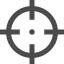

Source code (Python):
import Image
import ImageDraw
import math

def drawing(img):
    x,y = img.size
    cx = x/2
    cy = y/2
    if x < y:
        rad = x/2
    else:
        rad = y/2
    draw = ImageDraw.Draw(img)

    for i in range(0,x):
        for j in range(0,y):
            draw.point((i, j), (0xff,0xff,0xff,0x0))

    for i in range(0,x):
        draw.point((i, rad-6), (0xff,0xff,0xff,0xff))
        draw.point((i, rad-5), (0xff,0xff,0xff,0xff))
        draw.point((i, rad-4), (0xff,0xff,0xff,0xff))
        draw.point((i, rad-3), (0xff,0xff,0xff,0xff))
        draw.point((i, rad-2), (0xff,0xff,0xff,0xff))
        draw.point((i, rad-1), (0xff,0xff,0xff,0xff))
        draw.point((i, rad+0), (0xff,0xff,0xff,0xff))
        draw.point((i, rad+1), (0xff,0xff,0xff,0xff))
        draw.point((i, rad+2), (0xff,0xff,0xff,0xff))
        draw.point((i, rad+3), (0xff,0xff,0xff,0xff))
        draw.point((i, rad+4), (0xff,0xff,0xff,0xff))
        draw.point((i, rad+5), (0xff,0xff,0xff,0xff))
        draw.point((i, rad+6), (0xff,0xff,0xff,0xff))
        draw.point((i, rad+7), (0xff,0xff,0xff,0xff))

    for i in range(0,y):
        draw.point((rad-6, i), (0xff,0xff,0xff,0xff))
        draw.point((rad-5, i), (0xff,0xff,0xff,0xff))
        draw.point((rad-4, i), (0xff,0xff,0xff,0xff))
        draw.point((rad-3, i), (0xff,0xff,0xff,0xff))
        draw.point((rad-2, i), (0xff,0xff,0xff,0xff))
        draw.point((rad-1, i), (0xff,0xff,0xff,0xff))
        draw.point((rad+0, i), (0xff,0xff,0xff,0xff))
        draw.point((rad+1, i), (0xff,0xff,0xff,0xff))
        draw.point((rad+2, i), (0xff,0xff,0xff,0xff))
        draw.point((rad+3, i), (0xff,0xff,0xff,0xff))
        draw.point((rad+4, i), (0xff,0xff,0xff,0xff))
        draw.point((rad+5, i), (0xff,0xff,0xff,0xff))
        draw.point((rad+6, i), (0xff,0xff,0xff,0xff))
        draw.point((rad+7, i), (0xff,0xff,0xff,0xff))

#    draw.line((0, rad, x, rad), fill=(0xff,0xff,0xff,0xff))

    for i in range(0,x):
        for j in range(0,y):
            dist = math.sqrt((i - cx)*(i - cx) + (j - cy)*(j - cy))
            if rad-40 < dist and dist < rad-26:
                val = 0xff;
                draw.point((i, j), (0xff,0xff,0xff,int(val)))

            if (dist < rad-40):
                draw.point((i, j), (0xff,0xff,0xff,0x00))

    return img

def make_image(bgcolor, filename):
    w = 256
    img = Image.new('RGBA', (w,w), bgcolor)
    img = drawing(img)
    img = img.resize((w/2,w/2), Image.ANTIALIAS)
    img = img.resize((w/4,w/4), Image.ANTIALIAS)
    img.save(filename)

if __name__ == '__main__':
    bgcolor=(0xff,0xff,0xff,0x00)
    filename = "cursor.png"
    make_image(bgcolor, filename)

#EOF
